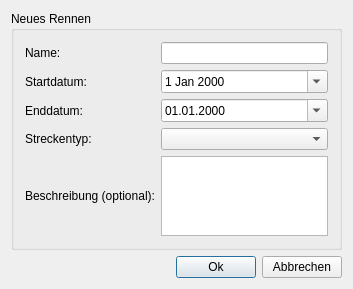
<ui version="4.0" >
 <class>NeuesRennenDialogClass</class>
 <widget class="QDialog" name="NeuesRennenDialogClass" >
  <property name="geometry" >
   <rect>
    <x>0</x>
    <y>0</y>
    <width>353</width>
    <height>289</height>
   </rect>
  </property>
  <property name="windowTitle" >
   <string>NeuesRennenDialog</string>
  </property>
  <layout class="QGridLayout" name="gridLayout_2" >
   <item row="0" column="0" >
    <widget class="QGroupBox" name="groupBox" >
     <property name="title" >
      <string>Neues Rennen</string>
     </property>
     <layout class="QGridLayout" name="gridLayout" >
      <item row="0" column="0" >
       <widget class="QLabel" name="label" >
        <property name="text" >
         <string>Name:</string>
        </property>
       </widget>
      </item>
      <item row="1" column="0" >
       <widget class="QLabel" name="label_2" >
        <property name="text" >
         <string>Startdatum:</string>
        </property>
       </widget>
      </item>
      <item row="2" column="0" >
       <widget class="QLabel" name="label_3" >
        <property name="text" >
         <string>Enddatum:</string>
        </property>
       </widget>
      </item>
      <item row="3" column="0" >
       <widget class="QLabel" name="label_4" >
        <property name="text" >
         <string>Streckentyp:</string>
        </property>
       </widget>
      </item>
      <item row="0" column="1" >
       <widget class="QLineEdit" name="nameLineEdit" />
      </item>
      <item row="1" column="1" >
       <widget class="QDateEdit" name="startdatumDateEdit" >
        <property name="calendarPopup" >
         <bool>true</bool>
        </property>
       </widget>
      </item>
      <item row="2" column="1" >
       <widget class="QDateEdit" name="enddatumDateEdit" >
        <property name="displayFormat" >
         <string>dd.MM.yyyy</string>
        </property>
        <property name="calendarPopup" >
         <bool>true</bool>
        </property>
       </widget>
      </item>
      <item row="3" column="1" >
       <widget class="QComboBox" name="streckentypComboBox" >
        <property name="currentIndex" >
         <number>-1</number>
        </property>
       </widget>
      </item>
      <item row="4" column="0" >
       <widget class="QLabel" name="label_5" >
        <property name="text" >
         <string>Beschreibung (optional):</string>
        </property>
       </widget>
      </item>
      <item row="4" column="1" >
       <widget class="QTextEdit" name="beschreibungTextEdit" />
      </item>
     </layout>
    </widget>
   </item>
   <item row="1" column="0" >
    <layout class="QHBoxLayout" name="horizontalLayout" >
     <item>
      <spacer name="horizontalSpacer" >
       <property name="orientation" >
        <enum>Qt::Horizontal</enum>
       </property>
       <property name="sizeHint" stdset="0" >
        <size>
         <width>40</width>
         <height>20</height>
        </size>
       </property>
      </spacer>
     </item>
     <item>
      <widget class="QPushButton" name="okButton" >
       <property name="text" >
        <string>Ok</string>
       </property>
      </widget>
     </item>
     <item>
      <widget class="QPushButton" name="canButton" >
       <property name="text" >
        <string>Abbrechen</string>
       </property>
      </widget>
     </item>
    </layout>
   </item>
  </layout>
 </widget>
 <layoutdefault spacing="6" margin="11" />
 <resources/>
 <connections/>
</ui>
